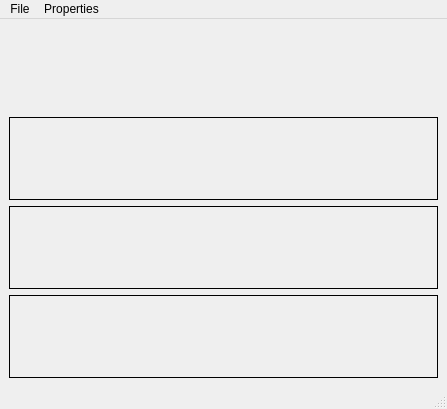
<ui version="4.0" >
 <author></author>
 <comment></comment>
 <exportmacro></exportmacro>
 <class>UIpTextEditorDemo</class>
 <widget class="QMainWindow" name="UIpTextEditorDemo" >
  <property name="geometry" >
   <rect>
    <x>0</x>
    <y>0</y>
    <width>447</width>
    <height>409</height>
   </rect>
  </property>
  <property name="windowTitle" >
   <string>TextEditor Demo</string>
  </property>
  <widget class="QWidget" name="centralwidget" >
   <layout class="QVBoxLayout" >
    <property name="margin" >
     <number>9</number>
    </property>
    <property name="spacing" >
     <number>6</number>
    </property>
    <item>
     <widget class="TextEditor" name="teEditor" />
    </item>
    <item>
     <widget class="QLabel" name="lOverwriteMode" >
      <property name="frameShape" >
       <enum>QFrame::Box</enum>
      </property>
     </widget>
    </item>
    <item>
     <widget class="QLabel" name="lCursorPosition" >
      <property name="frameShape" >
       <enum>QFrame::Box</enum>
      </property>
     </widget>
    </item>
    <item>
     <widget class="QLabel" name="lIndentMethod" >
      <property name="frameShape" >
       <enum>QFrame::Box</enum>
      </property>
     </widget>
    </item>
   </layout>
  </widget>
  <widget class="QMenuBar" name="mBar" >
   <property name="geometry" >
    <rect>
     <x>0</x>
     <y>0</y>
     <width>447</width>
     <height>25</height>
    </rect>
   </property>
   <widget class="QMenu" name="menuFile" >
    <property name="title" >
     <string>File</string>
    </property>
    <addaction name="actionOpen" />
    <addaction name="actionClose" />
    <addaction name="separator" />
    <addaction name="actionQuit" />
   </widget>
   <widget class="QMenu" name="menuProperties" >
    <property name="title" >
     <string>Properties</string>
    </property>
    <addaction name="actionSetIndentMethod" />
    <addaction name="actionSetHighlightCurrentLine" />
    <addaction name="actionSetCurrentLineColor" />
    <addaction name="actionSetLimitLine" />
    <addaction name="actionSetLimitLineColor" />
    <addaction name="actionSetTabSize" />
    <addaction name="actionSetBackupFile" />
    <addaction name="actionSetFilePath" />
    <addaction name="actionSetScrollLines" />
    <addaction name="actionSetSelectionColor" />
    <addaction name="actionSetBackgroundColor" />
    <addaction name="actionSetDefaultComponents" />
   </widget>
   <addaction name="menuFile" />
   <addaction name="menuProperties" />
  </widget>
  <widget class="QStatusBar" name="sBar" />
  <action name="actionSetHighlightCurrentLine" >
   <property name="text" >
    <string>SetHighlightCurrentLine</string>
   </property>
  </action>
  <action name="actionSetCurrentLineColor" >
   <property name="text" >
    <string>SetCurrentLineColor</string>
   </property>
  </action>
  <action name="actionSetLimitLine" >
   <property name="text" >
    <string>SetLimitLine</string>
   </property>
  </action>
  <action name="actionSetLimitLineColor" >
   <property name="text" >
    <string>SetLimitLineColor</string>
   </property>
  </action>
  <action name="actionSetTabSize" >
   <property name="text" >
    <string>SetTabSize</string>
   </property>
  </action>
  <action name="actionSetBackupFile" >
   <property name="text" >
    <string>SetBackupFile</string>
   </property>
  </action>
  <action name="actionSetFilePath" >
   <property name="text" >
    <string>SetFilePath</string>
   </property>
  </action>
  <action name="actionSetScrollLines" >
   <property name="text" >
    <string>SetScrollLines</string>
   </property>
  </action>
  <action name="actionSetSelectionColor" >
   <property name="text" >
    <string>SetSelectionColor</string>
   </property>
  </action>
  <action name="actionSetBackgroundColor" >
   <property name="text" >
    <string>SetBackgroundColor</string>
   </property>
  </action>
  <action name="actionSetDefaultComponents" >
   <property name="text" >
    <string>SetDefaultComponents</string>
   </property>
  </action>
  <action name="actionSetIndentMethod" >
   <property name="text" >
    <string>SetIndentMethod</string>
   </property>
  </action>
  <action name="actionOpen" >
   <property name="text" >
    <string>Open</string>
   </property>
  </action>
  <action name="actionClose" >
   <property name="text" >
    <string>Close</string>
   </property>
  </action>
  <action name="actionQuit" >
   <property name="text" >
    <string>Quit</string>
   </property>
  </action>
 </widget>
 <pixmapfunction></pixmapfunction>
 <customwidgets>
  <customwidget>
   <class>TextEditor</class>
   <extends>QWidget</extends>
   <header>pTextEditor.h</header>
   <container>0</container>
   <pixmap></pixmap>
  </customwidget>
 </customwidgets>
 <resources/>
 <connections/>
</ui>
